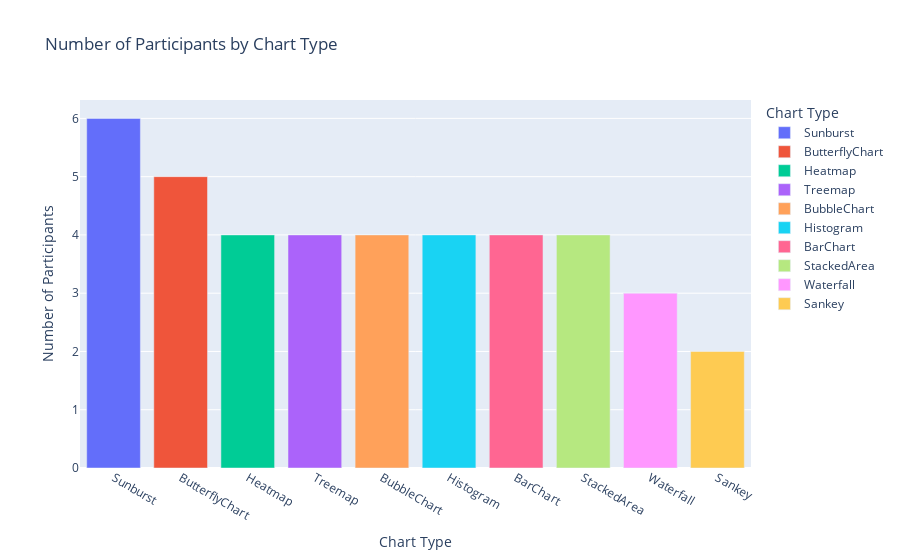

This figure's notebook cell:
### Code cell
# Group the data by ChartType and count the number of occurrences
chart_type_count = data['ChartType'].value_counts().reset_index()
chart_type_count.columns = ['ChartType', 'count']  # Rename columns for clarity

# Create a bar plot of the ChartType counts
fig = px.bar(chart_type_count, x='ChartType', y='count', color='ChartType',
             title="Number of Participants by Chart Type",
             labels={"ChartType": "Chart Type", "count": "Number of Participants"})

# Show the plot
fig.show()

### Figure 1 — Plotly figure (JSON) as saved in the notebook; plotly's stock layout.template omitted (floating-point values rounded to 4 significant figures)
{"data": [{"alignmentgroup": "True", "hovertemplate": "Chart Type=%{x}<br>Number of Participants=%{y}<extra></extra>", "legendgroup": "Sunburst", "marker": {"color": "#636efa", "pattern": {"shape": ""}}, "name": "Sunburst", "offsetgroup": "Sunburst", "orientation": "v", "showlegend": true, "textposition": "auto", "type": "bar", "x": ["Sunburst"], "xaxis": "x", "y": [6], "yaxis": "y"}, {"alignmentgroup": "True", "hovertemplate": "Chart Type=%{x}<br>Number of Participants=%{y}<extra></extra>", "legendgroup": "ButterflyChart", "marker": {"color": "#EF553B", "pattern": {"shape": ""}}, "name": "ButterflyChart", "offsetgroup": "ButterflyChart", "orientation": "v", "showlegend": true, "textposition": "auto", "type": "bar", "x": ["ButterflyChart"], "xaxis": "x", "y": [5], "yaxis": "y"}, {"alignmentgroup": "True", "hovertemplate": "Chart Type=%{x}<br>Number of Participants=%{y}<extra></extra>", "legendgroup": "Heatmap", "marker": {"color": "#00cc96", "pattern": {"shape": ""}}, "name": "Heatmap", "offsetgroup": "Heatmap", "orientation": "v", "showlegend": true, "textposition": "auto", "type": "bar", "x": ["Heatmap"], "xaxis": "x", "y": [4], "yaxis": "y"}, {"alignmentgroup": "True", "hovertemplate": "Chart Type=%{x}<br>Number of Participants=%{y}<extra></extra>", "legendgroup": "Treemap", "marker": {"color": "#ab63fa", "pattern": {"shape": ""}}, "name": "Treemap", "offsetgroup": "Treemap", "orientation": "v", "showlegend": true, "textposition": "auto", "type": "bar", "x": ["Treemap"], "xaxis": "x", "y": [4], "yaxis": "y"}, {"alignmentgroup": "True", "hovertemplate": "Chart Type=%{x}<br>Number of Participants=%{y}<extra></extra>", "legendgroup": "BubbleChart", "marker": {"color": "#FFA15A", "pattern": {"shape": ""}}, "name": "BubbleChart", "offsetgroup": "BubbleChart", "orientation": "v", "showlegend": true, "textposition": "auto", "type": "bar", "x": ["BubbleChart"], "xaxis": "x", "y": [4], "yaxis": "y"}, {"alignmentgroup": "True", "hovertemplate": "Chart Type=%{x}<br>Number of Participants=%{y}<extra></extra>", "legendgroup": "Histogram", "marker": {"color": "#19d3f3", "pattern": {"shape": ""}}, "name": "Histogram", "offsetgroup": "Histogram", "orientation": "v", "showlegend": true, "textposition": "auto", "type": "bar", "x": ["Histogram"], "xaxis": "x", "y": [4], "yaxis": "y"}, {"alignmentgroup": "True", "hovertemplate": "Chart Type=%{x}<br>Number of Participants=%{y}<extra></extra>", "legendgroup": "BarChart", "marker": {"color": "#FF6692", "pattern": {"shape": ""}}, "name": "BarChart", "offsetgroup": "BarChart", "orientation": "v", "showlegend": true, "textposition": "auto", "type": "bar", "x": ["BarChart"], "xaxis": "x", "y": [4], "yaxis": "y"}, {"alignmentgroup": "True", "hovertemplate": "Chart Type=%{x}<br>Number of Participants=%{y}<extra></extra>", "legendgroup": "StackedArea", "marker": {"color": "#B6E880", "pattern": {"shape": ""}}, "name": "StackedArea", "offsetgroup": "StackedArea", "orientation": "v", "showlegend": true, "textposition": "auto", "type": "bar", "x": ["StackedArea"], "xaxis": "x", "y": [4], "yaxis": "y"}, {"alignmentgroup": "True", "hovertemplate": "Chart Type=%{x}<br>Number of Participants=%{y}<extra></extra>", "legendgroup": "Waterfall", "marker": {"color": "#FF97FF", "pattern": {"shape": ""}}, "name": "Waterfall", "offsetgroup": "Waterfall", "orientation": "v", "showlegend": true, "textposition": "auto", "type": "bar", "x": ["Waterfall"], "xaxis": "x", "y": [3], "yaxis": "y"}, {"alignmentgroup": "True", "hovertemplate": "Chart Type=%{x}<br>Number of Participants=%{y}<extra></extra>", "legendgroup": "Sankey", "marker": {"color": "#FECB52", "pattern": {"shape": ""}}, "name": "Sankey", "offsetgroup": "Sankey", "orientation": "v", "showlegend": true, "textposition": "auto", "type": "bar", "x": ["Sankey"], "xaxis": "x", "y": [2], "yaxis": "y"}], "layout": {"barmode": "relative", "legend": {"title": {"text": "Chart Type"}, "tracegroupgap": 0}, "title": {"text": "Number of Participants by Chart Type"}, "xaxis": {"anchor": "y", "categoryarray": ["Sunburst", "ButterflyChart", "Heatmap", "Treemap", "BubbleChart", "Histogram", "BarChart", "StackedArea", "Waterfall", "Sankey"], "categoryorder": "array", "domain": [0, 1], "title": {"text": "Chart Type"}}, "yaxis": {"anchor": "x", "domain": [0, 1], "title": {"text": "Number of Participants"}}}}
